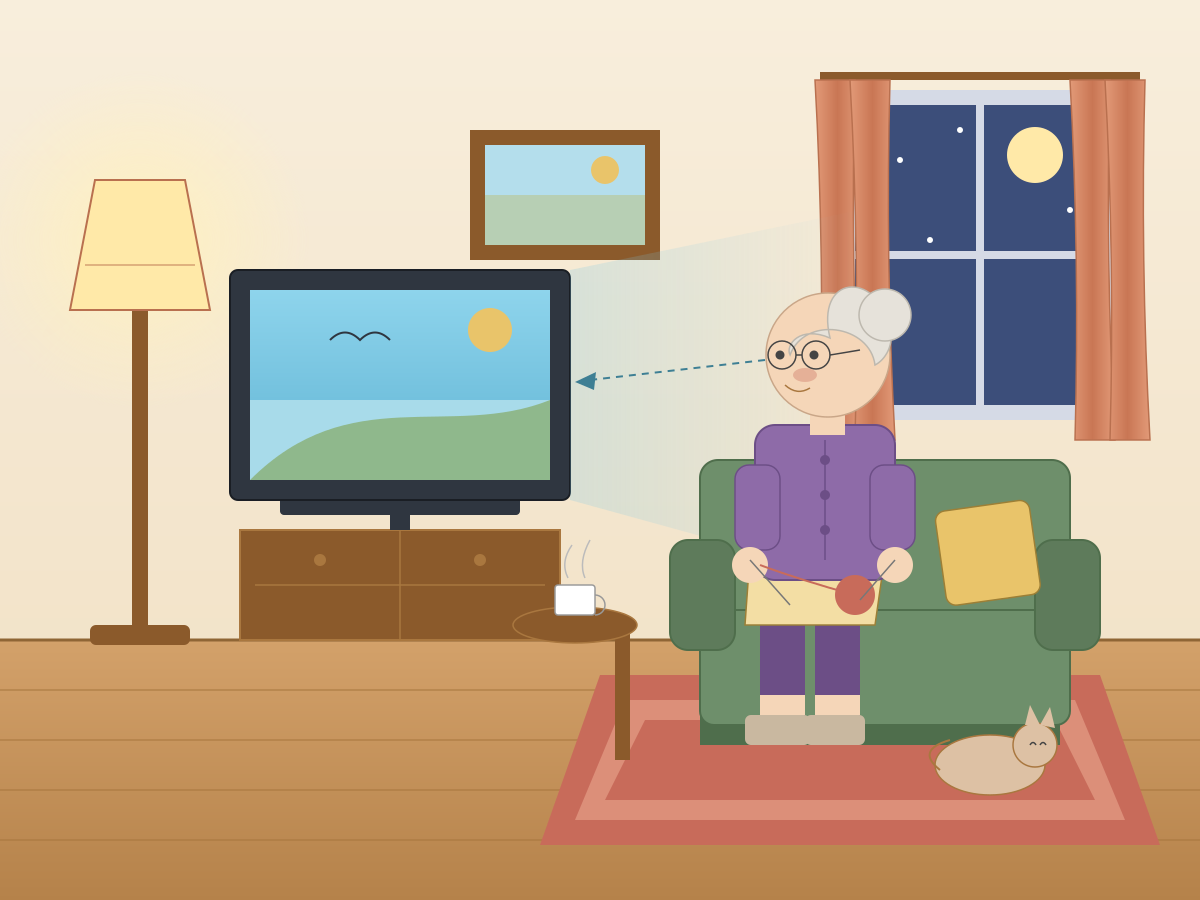

The Python source for this figure:
import sys

import matplotlib

matplotlib.use("Agg")
import matplotlib.pyplot as plt
from matplotlib.patches import Circle, Ellipse, FancyBboxPatch, PathPatch, Polygon, Rectangle
from matplotlib.path import Path

WALL = "#F6E9D2"
WALL_SHADE = "#EAD9BC"
FLOOR = "#C9955E"
FLOOR_DARK = "#A9773F"
RUG = "#C86B5A"
RUG_LINE = "#E9A68E"
SOFA = "#6E8F6B"
SOFA_DARK = "#4F6E4C"
CUSHION = "#E9C46A"
SKIN = "#F5D6B8"
HAIR = "#E6E2DA"
DRESS = "#8E6BA8"
DRESS_DARK = "#6C4E86"
TV = "#2F3640"
SCREEN = "#7EC8E3"
WOOD = "#8B5A2B"
CURTAIN = "#D98C6B"
CURTAIN_DARK = "#B9704F"
LAMP = "#FFE9A8"
LAMP_GLOW = "#FFF3C4"
NIGHT = "#3C4E7A"


def rect(ax, x, y, w, h, fc, ec="none", lw=1.0, z=1, alpha=1.0):
    ax.add_patch(Rectangle((x, y), w, h, facecolor=fc, edgecolor=ec, linewidth=lw, zorder=z, alpha=alpha))


def rrect(ax, x, y, w, h, fc, ec="none", lw=1.0, z=1, r=0.12, alpha=1.0):
    ax.add_patch(FancyBboxPatch((x, y), w, h, boxstyle=f"round,pad=0,rounding_size={r}",
                                facecolor=fc, edgecolor=ec, linewidth=lw, zorder=z, alpha=alpha))


def poly(ax, pts, fc, ec="none", lw=1.0, z=1, alpha=1.0):
    ax.add_patch(Polygon(pts, closed=True, facecolor=fc, edgecolor=ec, linewidth=lw, zorder=z, alpha=alpha))


def curve(ax, pts, color, lw=1.0, z=1, fill="none", ls="-", alpha=1.0):
    codes = [Path.MOVETO] + [Path.CURVE4] * (len(pts) - 1)
    ax.add_patch(PathPatch(Path(pts, codes), facecolor=fill, edgecolor=color, linewidth=lw,
                           zorder=z, linestyle=ls, alpha=alpha, capstyle="round"))


def main() -> None:
    out_path = sys.argv[1]
    fig = plt.figure(figsize=(12, 9), dpi=100)
    ax = fig.add_axes([0, 0, 1, 1])
    ax.set_xlim(0, 12)
    ax.set_ylim(0, 9)
    ax.set_aspect("equal")
    ax.axis("off")

    # room shell
    rect(ax, 0, 0, 12, 9, WALL, z=0)
    rect(ax, 0, 0, 12, 2.6, FLOOR, z=1)
    for y in (0.4, 0.9, 1.4, 1.9, 2.4):
        ax.plot([0, 12], [y, y], color=FLOOR_DARK, lw=0.6, zorder=1)
    ax.plot([0, 12], [2.6, 2.6], color=FLOOR_DARK, lw=1.6, zorder=1, alpha=0.6)

    # window + curtains
    rect(ax, 8.4, 4.8, 2.8, 3.3, "#D5DAE6", z=2)
    rect(ax, 8.55, 4.95, 2.5, 3.0, NIGHT, z=2)
    ax.add_patch(Circle((10.35, 7.45), 0.28, facecolor=LAMP, edgecolor="none", zorder=3))
    for p in ((9.0, 7.4), (9.6, 7.7), (10.7, 6.9), (9.3, 6.6)):
        ax.add_patch(Circle(p, 0.035, facecolor="white", edgecolor="none", zorder=3))
    ax.plot([9.8, 9.8], [4.95, 7.95], color="#D5DAE6", lw=4, zorder=3)
    ax.plot([8.55, 11.05], [6.45, 6.45], color="#D5DAE6", lw=4, zorder=3)
    ax.plot([8.2, 11.4], [8.25, 8.25], color=WOOD, lw=4, zorder=4)
    for x in (8.2, 8.55, 8.9, 10.75, 11.1):
        verts = [(x, 4.6), (x + 0.05, 5.8), (x - 0.05, 7.2), (x - 0.05, 8.25),
                 (x + 0.35, 8.25), (x + 0.3, 7.2), (x + 0.35, 5.8), (x + 0.4, 4.6), (x, 4.6)]
        codes = [Path.MOVETO, Path.CURVE4, Path.CURVE4, Path.CURVE4, Path.LINETO,
                 Path.CURVE4, Path.CURVE4, Path.CURVE4, Path.CLOSEPOLY]
        ax.add_patch(PathPatch(Path(verts, codes), facecolor=CURTAIN, edgecolor=CURTAIN_DARK, linewidth=0.8, zorder=4))

    # framed picture
    rect(ax, 4.7, 6.4, 1.9, 1.3, WOOD, z=2)
    rect(ax, 4.85, 6.55, 1.6, 0.5, "#B7CFB4", z=3)
    rect(ax, 4.85, 7.05, 1.6, 0.5, "#B4DEEC", z=3)
    ax.add_patch(Circle((6.05, 7.3), 0.14, facecolor=CUSHION, edgecolor="none", zorder=4))

    # floor lamp with warm glow
    ax.add_patch(Circle((1.4, 6.6), 1.6, facecolor=LAMP_GLOW, edgecolor="none", zorder=2, alpha=0.6))
    rect(ax, 1.32, 2.6, 0.16, 3.4, WOOD, z=3)
    rect(ax, 0.9, 2.55, 1.0, 0.2, WOOD, z=3)
    poly(ax, [(0.7, 5.9), (2.1, 5.9), (1.85, 7.2), (0.95, 7.2)], LAMP, ec=CURTAIN_DARK, lw=1.0, z=4)
    ax.plot([0.85, 1.95], [6.35, 6.35], color=CURTAIN_DARK, lw=0.8, zorder=5, alpha=0.6)
    for p in ((0.5, 7.8), (2.4, 7.6), (2.6, 6.6), (0.4, 6.4)):
        ax.add_patch(Circle(p, 0.05, facecolor=LAMP, edgecolor="none", zorder=5, alpha=0.8))

    # TV cabinet + TV
    rect(ax, 2.4, 2.6, 3.2, 1.1, WOOD, ec=FLOOR_DARK, lw=1.0, z=3)
    ax.plot([4.0, 4.0], [2.6, 3.7], color=FLOOR_DARK, lw=0.8, zorder=4)
    ax.plot([2.55, 5.45], [3.15, 3.15], color=FLOOR_DARK, lw=0.8, zorder=4)
    for x in (3.2, 4.8):
        ax.add_patch(Circle((x, 3.4), 0.06, facecolor=FLOOR_DARK, edgecolor="none", zorder=5))
    rect(ax, 2.8, 3.85, 2.4, 0.2, TV, z=4)
    rect(ax, 3.9, 3.7, 0.2, 0.25, TV, z=4)
    rrect(ax, 2.3, 4.0, 3.4, 2.3, TV, ec="#1A1E24", lw=1.2, z=5, r=0.08)
    rect(ax, 2.5, 4.2, 3.0, 1.9, SCREEN, z=6)
    rect(ax, 2.5, 4.2, 3.0, 0.8, "#A8DBEA", z=7)
    curve(ax, [(2.5, 4.2), (3.5, 5.2), (4.5, 4.6), (5.5, 5.0), (5.5, 4.2), (5.5, 4.2), (2.5, 4.2)],
          "none", z=8, fill="#8FB88C")
    ax.add_patch(Circle((4.9, 5.7), 0.22, facecolor=CUSHION, edgecolor="none", zorder=8))
    curve(ax, [(3.3, 5.6), (3.4, 5.75), (3.5, 5.75), (3.6, 5.6)], TV, lw=1.0, z=8)
    curve(ax, [(3.6, 5.6), (3.7, 5.75), (3.8, 5.75), (3.9, 5.6)], TV, lw=1.0, z=8)
    poly(ax, [(5.7, 4.0), (8.6, 3.2), (8.6, 6.9), (5.7, 6.3)], SCREEN, z=2, alpha=0.13)

    # rug
    poly(ax, [(5.4, 0.55), (11.6, 0.55), (11.0, 2.25), (6.0, 2.25)], RUG, z=2)
    poly(ax, [(5.75, 0.8), (11.25, 0.8), (10.75, 2.0), (6.25, 2.0)], RUG_LINE, z=3, alpha=0.6)
    poly(ax, [(6.05, 1.0), (10.95, 1.0), (10.55, 1.8), (6.45, 1.8)], RUG, z=4)

    # side table with tea
    rect(ax, 6.15, 1.4, 0.15, 1.4, WOOD, z=5)
    ax.add_patch(Ellipse((5.75, 2.75), 1.24, 0.36, facecolor=WOOD, edgecolor=FLOOR_DARK, linewidth=0.8, zorder=6))
    rect(ax, 5.55, 2.85, 0.4, 0.3, "white", ec="#999999", lw=0.8, z=7)
    curve(ax, [(5.68, 3.2), (5.6, 3.35), (5.65, 3.45), (5.72, 3.55)], "#BBBBBB", lw=0.8, z=7)
    curve(ax, [(5.85, 3.2), (5.78, 3.35), (5.83, 3.45), (5.9, 3.6)], "#BBBBBB", lw=0.8, z=7)

    # sofa facing the TV (left)
    rect(ax, 7.0, 1.55, 3.6, 0.3, SOFA_DARK, z=5)
    rrect(ax, 7.0, 1.75, 3.7, 1.3, SOFA, ec=SOFA_DARK, lw=1.0, z=6, r=0.15)
    rrect(ax, 7.0, 2.9, 3.7, 1.5, SOFA, ec=SOFA_DARK, lw=1.0, z=6, r=0.18)
    rrect(ax, 6.7, 2.5, 0.65, 1.1, "#5E7B5B", ec=SOFA_DARK, lw=1.0, z=8, r=0.18)
    rrect(ax, 10.35, 2.5, 0.65, 1.1, "#5E7B5B", ec=SOFA_DARK, lw=1.0, z=8, r=0.18)
    ax.add_patch(FancyBboxPatch((9.4, 3.0), 0.95, 0.95, boxstyle="round,pad=0,rounding_size=0.1",
                                facecolor=CUSHION, edgecolor="#9C7F36", linewidth=0.8, zorder=7,
                                transform=matplotlib.transforms.Affine2D().rotate_deg_around(9.9, 3.5, -8) + ax.transData))

    # grandmother (turned toward TV)
    for x in (7.6, 8.15):
        rect(ax, x, 1.75, 0.45, 1.2, DRESS_DARK, z=7)
        rect(ax, x, 1.85, 0.45, 0.2, SKIN, z=8)
    rect(ax, 7.45, 1.55, 0.65, 0.3, "#C9B8A0", z=8)
    rect(ax, 8.05, 1.55, 0.6, 0.3, "#C9B8A0", z=8)
    poly(ax, [(7.45, 2.75), (8.75, 2.75), (8.85, 3.45), (7.5, 3.45)], "#F3DEA4", ec="#9C7F36", lw=0.8, z=9)
    rrect(ax, 7.55, 3.2, 1.4, 1.55, DRESS, ec=DRESS_DARK, lw=1.0, z=10, r=0.2)
    ax.plot([8.25, 8.25], [3.4, 4.6], color=DRESS_DARK, lw=0.8, zorder=11)
    for y in (3.7, 4.05, 4.4):
        ax.add_patch(Circle((8.25, y), 0.05, facecolor=DRESS_DARK, edgecolor="none", zorder=11))
    rrect(ax, 7.35, 3.5, 0.45, 0.85, DRESS, ec=DRESS_DARK, lw=0.8, z=11, r=0.14)
    rrect(ax, 8.7, 3.5, 0.45, 0.85, DRESS, ec=DRESS_DARK, lw=0.8, z=11, r=0.14)
    ax.add_patch(Circle((7.5, 3.35), 0.18, facecolor=SKIN, edgecolor="none", zorder=12))
    ax.add_patch(Circle((8.95, 3.35), 0.18, facecolor=SKIN, edgecolor="none", zorder=12))
    rect(ax, 8.1, 4.65, 0.35, 0.3, SKIN, z=10)
    ax.add_patch(Circle((8.28, 5.45), 0.62, facecolor=SKIN, edgecolor="#C9A688", linewidth=1.0, zorder=12))
    curve(ax, [(8.3, 5.62), (8.15, 6.25), (8.75, 6.3), (8.9, 5.75), (8.95, 5.55), (8.85, 5.4), (8.75, 5.35),
               (8.7, 5.75), (8.05, 5.85), (7.9, 5.45), (7.85, 5.55), (8.0, 5.75), (8.3, 5.62)],
          "#BDB8AE", lw=0.8, z=13, fill=HAIR)
    ax.add_patch(Circle((8.85, 5.85), 0.26, facecolor=HAIR, edgecolor="#BDB8AE", linewidth=0.8, zorder=13))
    for x in (7.82, 8.16):
        ax.add_patch(Circle((x, 5.45), 0.14, facecolor="none", edgecolor="#444444", linewidth=0.9, zorder=14))
        ax.add_patch(Circle((x - 0.02, 5.45), 0.045, facecolor="#444444", edgecolor="none", zorder=14))
    ax.plot([7.96, 8.02], [5.45, 5.45], color="#444444", lw=0.9, zorder=14)
    ax.plot([8.3, 8.6], [5.45, 5.5], color="#444444", lw=0.9, zorder=14)
    curve(ax, [(7.85, 5.15), (7.92, 5.06), (8.02, 5.06), (8.1, 5.12)], FLOOR_DARK, lw=1.0, z=14)
    ax.add_patch(Ellipse((8.05, 5.25), 0.24, 0.14, facecolor=RUG, edgecolor="none", zorder=14, alpha=0.35))
    ax.annotate("", xy=(5.75, 5.2), xytext=(7.65, 5.4),
                arrowprops=dict(arrowstyle="-|>", color="#3E7F94", lw=1.2, linestyle="--"), zorder=15)

    # knitting + yarn
    ax.add_patch(Circle((8.55, 3.05), 0.2, facecolor=RUG, edgecolor="none", zorder=13))
    ax.plot([7.5, 7.9], [3.4, 2.95], color="#777777", lw=0.8, zorder=13)
    ax.plot([8.95, 8.6], [3.4, 3.0], color="#777777", lw=0.8, zorder=13)
    curve(ax, [(7.6, 3.35), (7.9, 3.2), (8.2, 3.1), (8.55, 3.05)], RUG, lw=1.0, z=13)

    # cat on the rug
    ax.add_patch(Ellipse((9.9, 1.35), 1.1, 0.6, facecolor="#DDC1A4", edgecolor=FLOOR_DARK, linewidth=0.8, zorder=9))
    ax.add_patch(Circle((10.35, 1.55), 0.22, facecolor="#DDC1A4", edgecolor=FLOOR_DARK, linewidth=0.8, zorder=10))
    poly(ax, [(10.25, 1.75), (10.3, 1.95), (10.4, 1.75)], "#DDC1A4", z=10)
    poly(ax, [(10.4, 1.75), (10.5, 1.93), (10.55, 1.72)], "#DDC1A4", z=10)
    curve(ax, [(9.4, 1.3), (9.2, 1.45), (9.25, 1.65), (9.5, 1.6)], FLOOR_DARK, lw=1.0, z=10)
    curve(ax, [(10.3, 1.55), (10.32, 1.5), (10.34, 1.5), (10.36, 1.55)], "#444444", lw=0.8, z=11)
    curve(ax, [(10.4, 1.55), (10.42, 1.5), (10.44, 1.5), (10.46, 1.55)], "#444444", lw=0.8, z=11)

    fig.savefig(out_path, dpi=100, facecolor=WALL)


if __name__ == "__main__":
    main()
